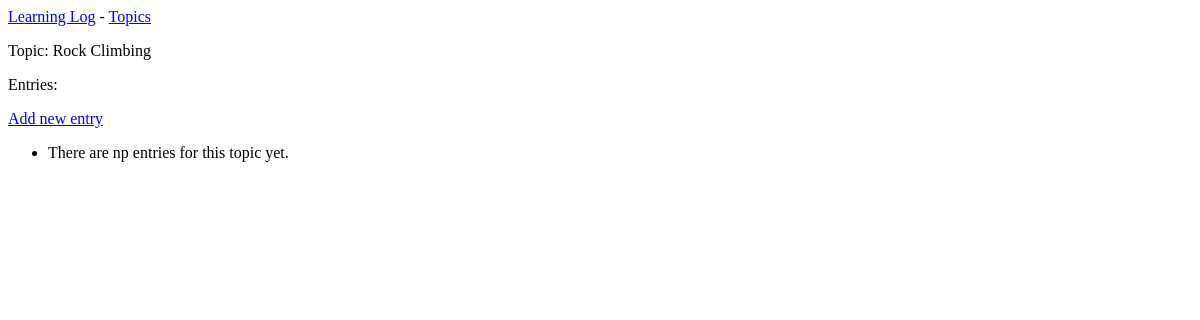
The page /topics/2/ on the database as committed earlier.
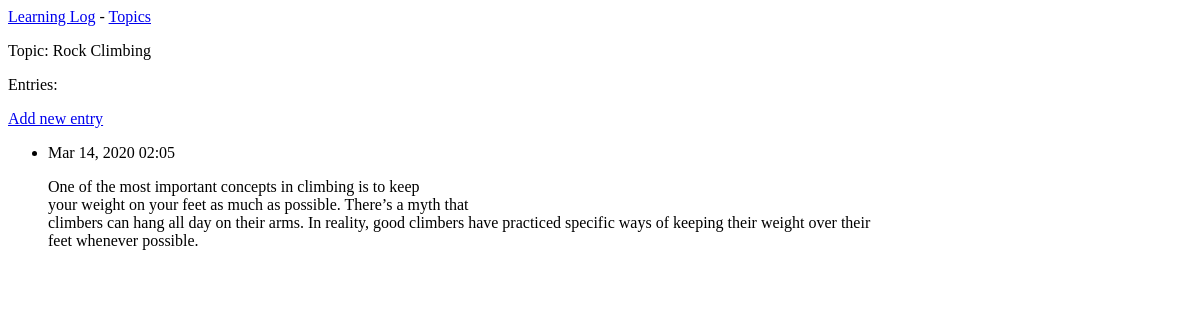
The same page on the database as committed later.
### learning_logs/models.py (models this page shows, shortened)
class Entry(models.Model):
    topic = models.ForeignKey(Topic, on_delete=models.CASCADE)
    text = models.TextField()
    date_added = models.DateTimeField(auto_now_add=True)
    class Meta:
        verbose_name_plural = "entries"

### learning_logs/views.py (the view)
# urls.py: path("topics/<int:topic_id>/", views.topic, name="topic"),
def topic(request, topic_id):
    topic = Topic.objects.get(id=topic_id)
    entries = topic.entry_set.order_by("-date_added")
    context = {"topic": topic, "entries": entries}
    return render(request, "learning_logs/topic.html", context)

### learning_logs/models.py (called while the page is built)
    def __str__(self):
        return self.text

### learning_logs/templates/learning_logs/topic.html
{% extends 'learning_logs/base.html' %}
{% block content %}
<p>Topic: {{topic}} </p>
<p>Entries:</p>
<p>
    <a href="{% url 'learning_logs:new_entry' topic.id %}">Add new entry</a>
</p>
<ul>
    {% for entry in entries %}
    <li>
        <p>{{ entry.date_added|date:'M d, Y H:i' }}</p>
        <p>{{ entry.text|linebreaks }}</p>
    </li>
    {% empty %}
    <li>There are np entries for this topic yet.</li>
    {% endfor %}
</ul>
{% endblock content %}

Rows that differ between the two databases and show on the page:
added Entry: date_added "Mar 14, 2020 02:05", text "One of the most important concepts in climbing is to keep your weight on your feet as much as possible. There’s a myth that climbers can hang all day on their arms. In reality, good climbers have practiced specific ways of keeping their weight over their feet whenever possible."
Other text that changed with them:
text no longer shown: "There are np entries for this topic yet."
